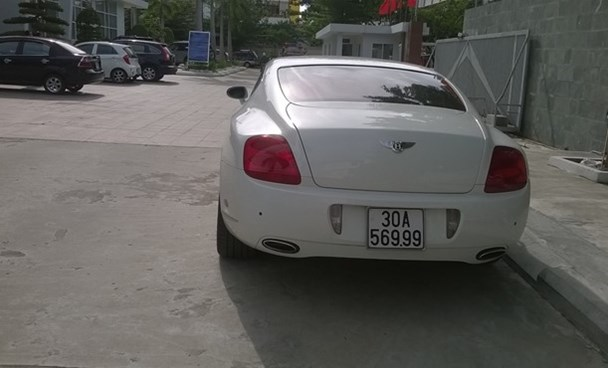
#> input picture testdata/1.jpg, 608 x 368 px, given in place of video12.mp4, which was not available
$ python detect_plate.py
#> lines starting #> are read from the running program, lines starting #| are printed output that depends on the picture; after the words box and inside, x2 and y2 are one past the last pixel; in counts of white or black regions, pixels touching at a corner belong together; pictures that were not available may be replaced by others from this repository, and a replacement may not be noted
from skimage.io import imread
from skimage.filters import threshold_otsu
import matplotlib.pyplot as plt

filename = 'testdata/video12.mp4'

import cv2
cap = cv2.VideoCapture(filename)
# cap = cv2.VideoCapture(0)
count = 0
while cap.isOpened():
    ret,frame = cap.read()
#> frame is the input picture: shape (368, 608, 3); mean B, G, R 90.8, 93.6, 94.7
    if ret == True:
        cv2.imshow('window-name',frame)
        cv2.imwrite("./output/frame%d.jpg" % count, frame)
        count = count + 1
        if cv2.waitKey(10) & 0xFF == ord('q'):
#> (key q is pressed here)
            break
    else:
        break
cap.release()
cv2.destroyAllWindows()

# car image -> grayscale image -> binary image
import imutils
car_image = imread("./output/frame%d.jpg"%(count-1), as_gray=True)
#> car_image: shape (368, 608) float64; min 0, max 1, mean 0.367
car_image = imutils.rotate(car_image, 270)
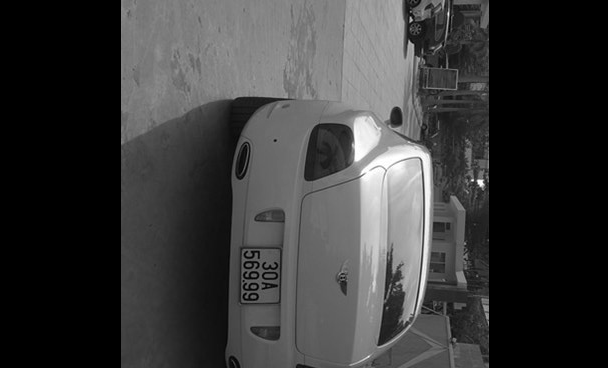
#> car_image: shape (368, 608) float64; min 0, max 1, mean 0.224
# car_image = imread("7.jpg", as_gray=True)
# it should be a 2 dimensional array
print(car_image.shape)
#| (368, 608)

# the next line is not compulsory however, a grey scale pixel
# in skimage ranges between 0 & 1. multiplying it with 255
# will make it range between 0 & 255 (something we can relate better with

gray_car_image = car_image * 255
fig, (ax1, ax2) = plt.subplots(1, 2)
ax1.imshow(gray_car_image, cmap="gray")
threshold_value = threshold_otsu(gray_car_image)
#> threshold_value = 69.23
binary_car_image = gray_car_image > threshold_value
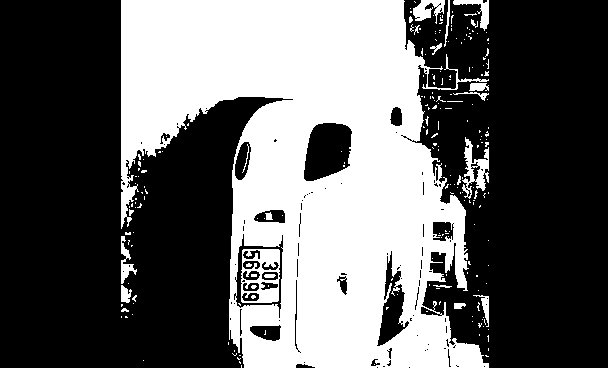
#> binary_car_image: shape (368, 608) bool; 38.6% white; 224 white regions (201 under 20 px), largest, box (x1, y1, x2, y2) and area: (121, 0, 489, 368) 81415, (241, 249, 280, 303) 1235, (462, 137, 489, 199) 701
# print(binary_car_image)
ax2.imshow(binary_car_image, cmap="gray")
# ax2.imshow(gray_car_image, cmap="gray")
plt.show()
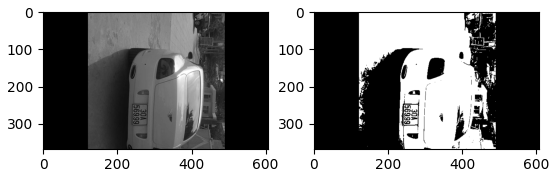
#> figure drawn by matplotlib, 2 panels

# CCA (finding connected regions) of binary image


from skimage import measure
from skimage.measure import regionprops
import matplotlib.pyplot as plt
import matplotlib.patches as patches

# this gets all the connected regions and groups them together
label_image = measure.label(binary_car_image)
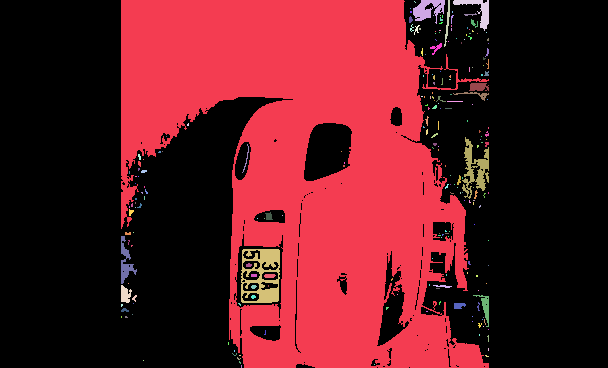
#> label_image: shape (368, 608) int32; 225 distinct labels, from 0 to 224; one colour per label, 0 black

# print(label_image.shape[0]) #width of car img

# getting the maximum width, height and minimum width and height that a license plate can be
plate_dimensions = (0.03*label_image.shape[0], 0.08*label_image.shape[0], 0.15*label_image.shape[1], 0.3*label_image.shape[1])
#> plate_dimensions = (11.04, 29.44, 91.2, 182.4)
plate_dimensions2 = (0.08*label_image.shape[0], 0.2*label_image.shape[0], 0.15*label_image.shape[1], 0.4*label_image.shape[1])
#> plate_dimensions2 = (29.44, 73.6, 91.2, 243.2)
min_height, max_height, min_width, max_width = plate_dimensions
#> min_height = 11.04; max_height = 29.44; min_width = 91.2; max_width = 182.4
plate_objects_cordinates = []
plate_like_objects = []

fig, (ax1) = plt.subplots(1)
ax1.imshow(gray_car_image, cmap="gray")
flag =0
# regionprops creates a list of properties of all the labelled regions
for region in regionprops(label_image):
    # print(region)
    if region.area < 50:
        #if the region is so small then it's likely not a license plate
        continue
        # the bounding box coordinates
    min_row, min_col, max_row, max_col = region.bbox
    # [4 lines of commented-out code are left out]

    region_height = max_row - min_row
    region_width = max_col - min_col
    # print(region_height)
    # print(region_width)

    # ensuring that the region identified satisfies the condition of a typical license plate
    if region_height >= min_height and region_height <= max_height and region_width >= min_width and region_width <= max_width and region_width > region_height:
        flag = 1
        plate_like_objects.append(binary_car_image[min_row:max_row,
                                  min_col:max_col])
        plate_objects_cordinates.append((min_row, min_col,
                                         max_row, max_col))
        rectBorder = patches.Rectangle((min_col, min_row), max_col - min_col, max_row - min_row, edgecolor="red",
                                       linewidth=2, fill=False)
        ax1.add_patch(rectBorder)
#> this loop made 224 passes
#> (min_row, min_col, max_row, max_col, region_height, region_width) on passes 1 to 3: (0, 121, 368, 489, 368, 368), (0, 413, 24, 445, 24, 32), (0, 444, 47, 450, 47, 6)
#> after the loop, plate_like_objects = []; plate_objects_cordinates = []
        # let's draw a red rectangle over those regions
if(flag == 1):
    # print(plate_like_objects[0])
    plt.show()


if(flag==0):
    min_height, max_height, min_width, max_width = plate_dimensions2
#> min_height = 29.44; max_height = 73.6; max_width = 243.2
    plate_objects_cordinates = []
    plate_like_objects = []

    fig, (ax1) = plt.subplots(1)
    ax1.imshow(gray_car_image, cmap="gray")

    # regionprops creates a list of properties of all the labelled regions
    for region in regionprops(label_image):
        if region.area < 50:
            #if the region is so small then it's likely not a license plate
            continue
            # the bounding box coordinates
        min_row, min_col, max_row, max_col = region.bbox
        # [4 lines of commented-out code are left out]

        region_height = max_row - min_row
        region_width = max_col - min_col
        # print(region_height)
        # print(region_width)

        # ensuring that the region identified satisfies the condition of a typical license plate
        if region_height >= min_height and region_height <= max_height and region_width >= min_width and region_width <= max_width and region_width > region_height:
            # print("hello")
            plate_like_objects.append(binary_car_image[min_row:max_row,
                                      min_col:max_col])
            plate_objects_cordinates.append((min_row, min_col,
                                             max_row, max_col))
            rectBorder = patches.Rectangle((min_col, min_row), max_col - min_col, max_row - min_row, edgecolor="red",
                                           linewidth=2, fill=False)
            ax1.add_patch(rectBorder)
            # let's draw a red rectangle over those regions
    # print(plate_like_objects[0])
    plt.show()

$ run again, on testdata/13.jpg
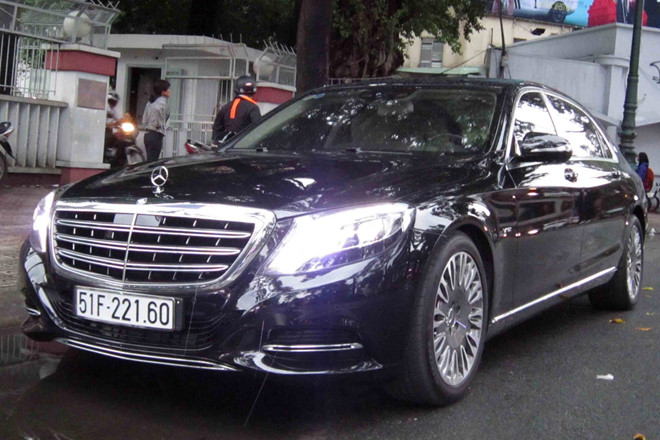
#> input picture testdata/13.jpg, 660 x 440 px, given in place of video12.mp4, which was not available
#> frame is the input picture: shape (440, 660, 3); mean B, G, R 90.8, 83.6, 86.4
#| (440, 660)
#> threshold_value = 97.12
#> binary_car_image: shape (440, 660) bool; 17.8% white; 412 white regions (361 under 20 px), largest, box (x1, y1, x2, y2) and area: (222, 0, 359, 351) 21223, (392, 0, 517, 186) 9775, (362, 384, 532, 440) 5168
#> `label_image = measure.label(binary_car_image)`:
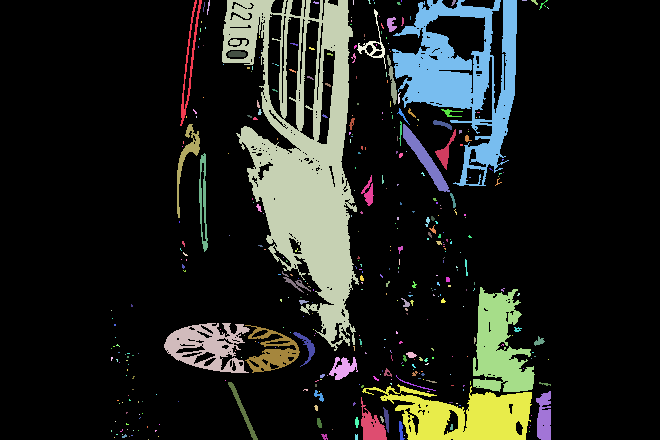
#> label_image: shape (440, 660) int32; 413 distinct labels, from 0 to 412; one colour per label, 0 black
#> the loop `for region in regionprops(label_image):` made 412 passes
#> (min_row, min_col, max_row, max_col, region_height, region_width) on passes 1, 3, 8: (0, 180, 126, 202, 126, 22), (0, 222, 351, 359, 351, 137), (0, 392, 186, 517, 186, 125)
#> after the loop `for region in regionprops(label_image):`: plate_like_objects = []
#> after the loop `for region in regionprops(label_image):`: plate_like_objects = 1 item; plate_objects_cordinates = [(384, 362, 440, 532)]
#> `plt.show()`:
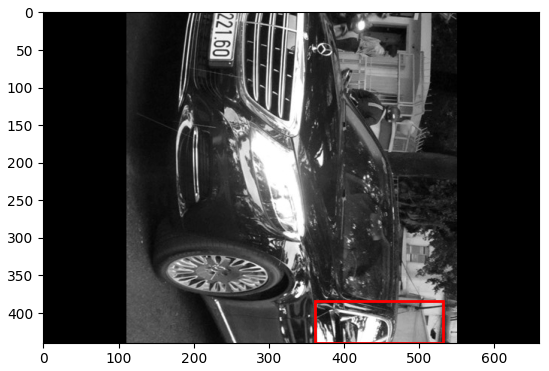
#> figure drawn by matplotlib, 1 panel
